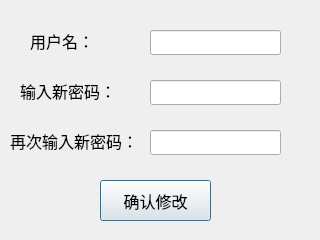
<?xml version="1.0" encoding="UTF-8"?>
<ui version="4.0">
 <class>userPwd</class>
 <widget class="QDialog" name="userPwd">
  <property name="geometry">
   <rect>
    <x>0</x>
    <y>0</y>
    <width>320</width>
    <height>240</height>
   </rect>
  </property>
  <property name="windowTitle">
   <string>修改密码</string>
  </property>
  <widget class="QLabel" name="label">
   <property name="geometry">
    <rect>
     <x>30</x>
     <y>30</y>
     <width>61</width>
     <height>21</height>
    </rect>
   </property>
   <property name="font">
    <font>
     <pointsize>12</pointsize>
    </font>
   </property>
   <property name="text">
    <string>用户名：</string>
   </property>
  </widget>
  <widget class="QLabel" name="label_2">
   <property name="geometry">
    <rect>
     <x>20</x>
     <y>70</y>
     <width>91</width>
     <height>41</height>
    </rect>
   </property>
   <property name="font">
    <font>
     <pointsize>12</pointsize>
    </font>
   </property>
   <property name="text">
    <string>输入新密码：</string>
   </property>
  </widget>
  <widget class="QLabel" name="label_3">
   <property name="geometry">
    <rect>
     <x>10</x>
     <y>130</y>
     <width>121</width>
     <height>21</height>
    </rect>
   </property>
   <property name="font">
    <font>
     <pointsize>12</pointsize>
    </font>
   </property>
   <property name="text">
    <string>再次输入新密码：</string>
   </property>
  </widget>
  <widget class="QLineEdit" name="inputUserName">
   <property name="geometry">
    <rect>
     <x>150</x>
     <y>30</y>
     <width>131</width>
     <height>25</height>
    </rect>
   </property>
   <property name="readOnly">
    <bool>true</bool>
   </property>
  </widget>
  <widget class="QLineEdit" name="inputPwd">
   <property name="geometry">
    <rect>
     <x>150</x>
     <y>80</y>
     <width>131</width>
     <height>25</height>
    </rect>
   </property>
  </widget>
  <widget class="QLineEdit" name="againPwd">
   <property name="geometry">
    <rect>
     <x>150</x>
     <y>130</y>
     <width>131</width>
     <height>25</height>
    </rect>
   </property>
  </widget>
  <widget class="QPushButton" name="pushButton">
   <property name="geometry">
    <rect>
     <x>100</x>
     <y>180</y>
     <width>111</width>
     <height>41</height>
    </rect>
   </property>
   <property name="font">
    <font>
     <pointsize>12</pointsize>
    </font>
   </property>
   <property name="text">
    <string>确认修改</string>
   </property>
  </widget>
 </widget>
 <resources/>
 <connections/>
</ui>
